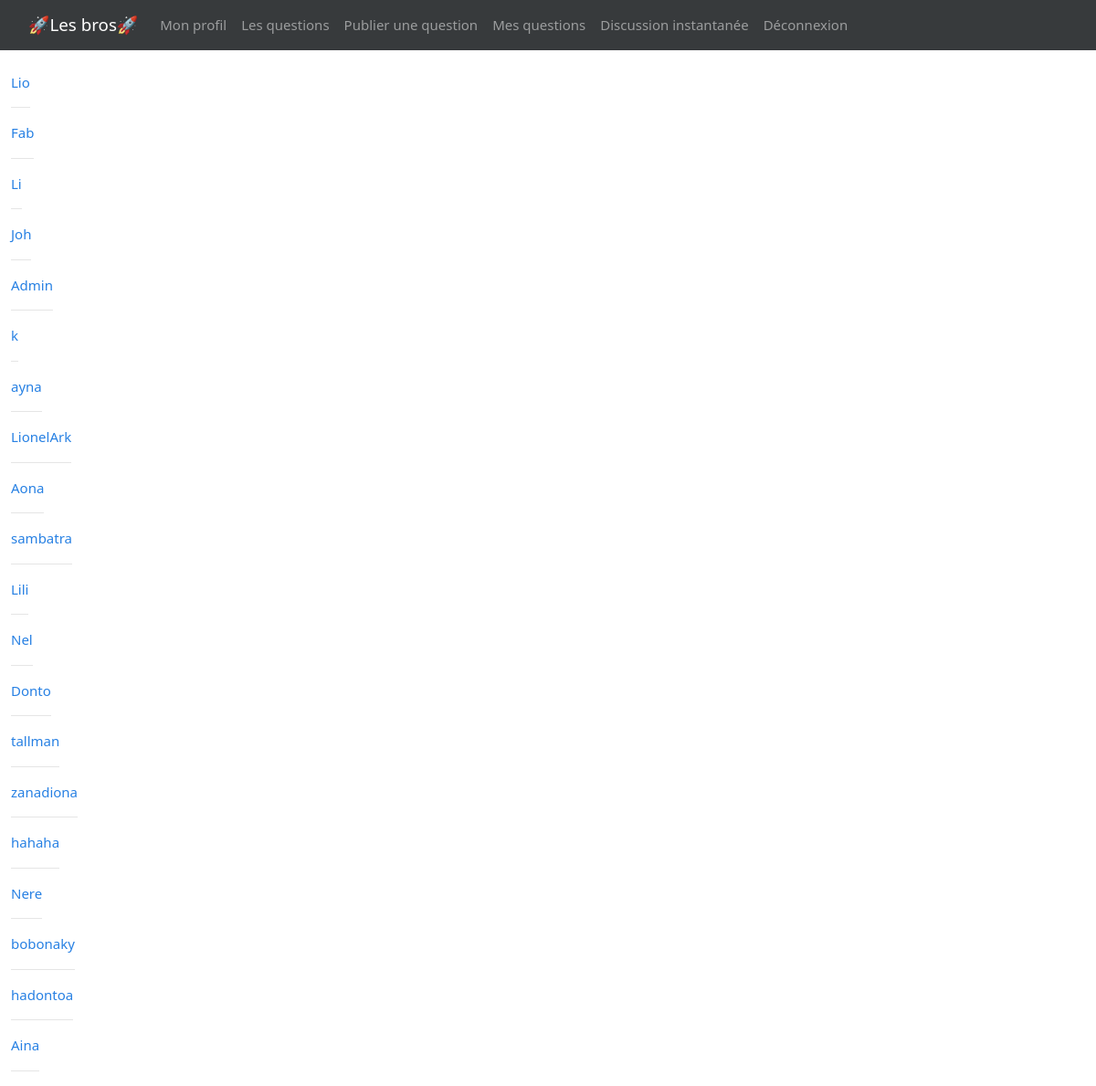
The page /discussion.php (signed in) on the database its author committed.
### tables this page shows
CREATE TABLE IF NOT EXISTS `users` (
  `id` int(11) NOT NULL AUTO_INCREMENT,
  `pseudo` varchar(45) NOT NULL,
  `nom` varchar(45) NOT NULL,
  `prenom` varchar(45) NOT NULL,
  `mdp` text NOT NULL,
  PRIMARY KEY (`id`)
);

### discussion.php (the view, shortened to what this page needs)
<?php
require "actions/database.php";
?>
<!DOCTYPE html>
<html lang="en">
    <?php include "./includes/head.php";?>
<body>
<?php include "./includes/navbar.php";?>
<?php
$recupUser= $bdd->query('SELECT * FROM users');
while($user = $recupUser->fetch()){
    ?>
    <div class="container-fluid">
        <div class="row">
            <div style='margin-left : 1%;'>
                <a href="./message.php?id=<?=$user['id'];?>">
                    <p><?=$user['pseudo']?></p>
                </a>
                <hr>
            </div>
        </div>
    </div>
    <?php
}
?>
</body>
</html>

### includes/head.php (shortened to what this page needs)
<head>
    <link rel="stylesheet" href="./bootstrap.min.css">
</head>

### includes/navbar.php (shortened to what this page needs)
<nav class="navbar navbar-expand-md navbar-dark bg-dark mb-4">
  <div class="container-fluid">
    <a class="navbar-brand" href="#">🚀Les bros🚀</a>
    <div class="collapse navbar-collapse" id="navbarCollapse">
      <ul class="navbar-nav me-auto mb-2 mb-md-0">
        <li class="nav-item">
          <a class="nav-link" href="./my-profil.php">Mon profil</a>
        </li>
        <li class="nav-item">
          <a class="nav-link"  href="./index.php">Les questions</a>
        </li>
        <li class="nav-item">
          <a class="nav-link" href="./publish-question.php">Publier une question</a>
        </li>
        <li class="nav-item">
          <a class="nav-link" href="./my-questions.php">Mes questions</a>
        </li>
        <li class="nav-item">
          <a class="nav-link" href="./discussion.php">Discussion instantanée</a>
        </li>
        <?php
          if(isset($_SESSION['authe'])){
            ?>
            <li class="nav-item">
              <a class="nav-link" href="./actions/users/logoutAction.php">Déconnexion</a>
            </li>
            <?php
          }
        ?>
      </ul>
    </div>
  </div>
</nav>

### rows shown on the page
users: pseudo "Lio"
users: pseudo "Fab"
users: pseudo "Li"
users: pseudo "Joh"
users: pseudo "Admin"
users: pseudo "k"
users: pseudo "ayna"
users: pseudo "LionelArk"
users: pseudo "Aona"
users: pseudo "sambatra"
users: pseudo "Lili"
users: pseudo "Nel"
users: pseudo "Donto"
users: pseudo "tallman"
users: pseudo "zanadiona"
users: pseudo "hahaha"
users: pseudo "Nere"
users: pseudo "bobonaky"
users: pseudo "hadontoa"
users: pseudo "Aina"
